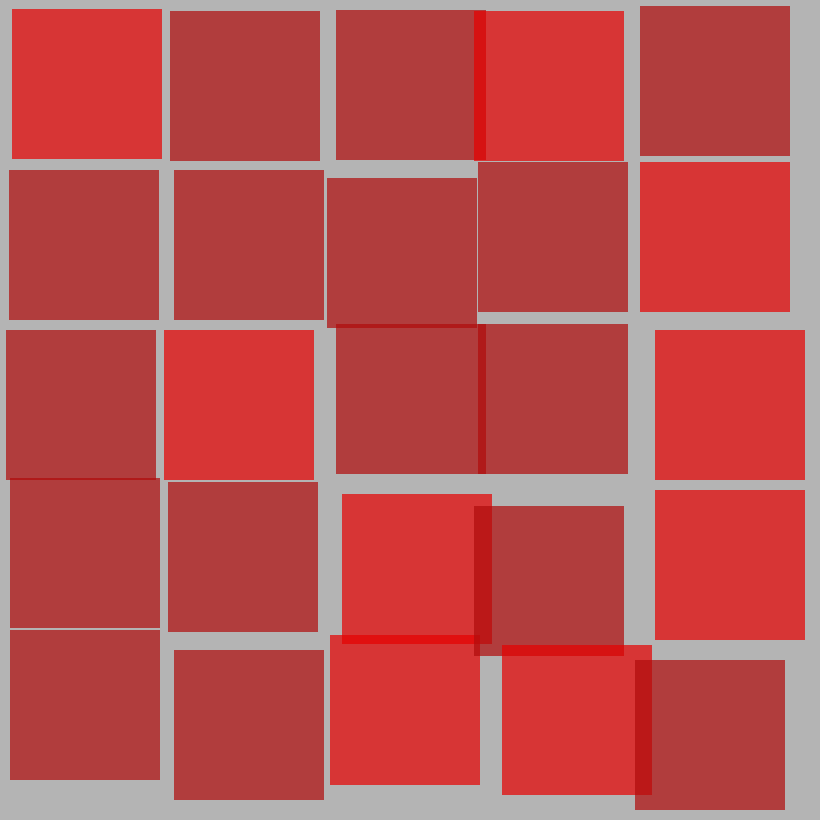
Frame 1 (no input)
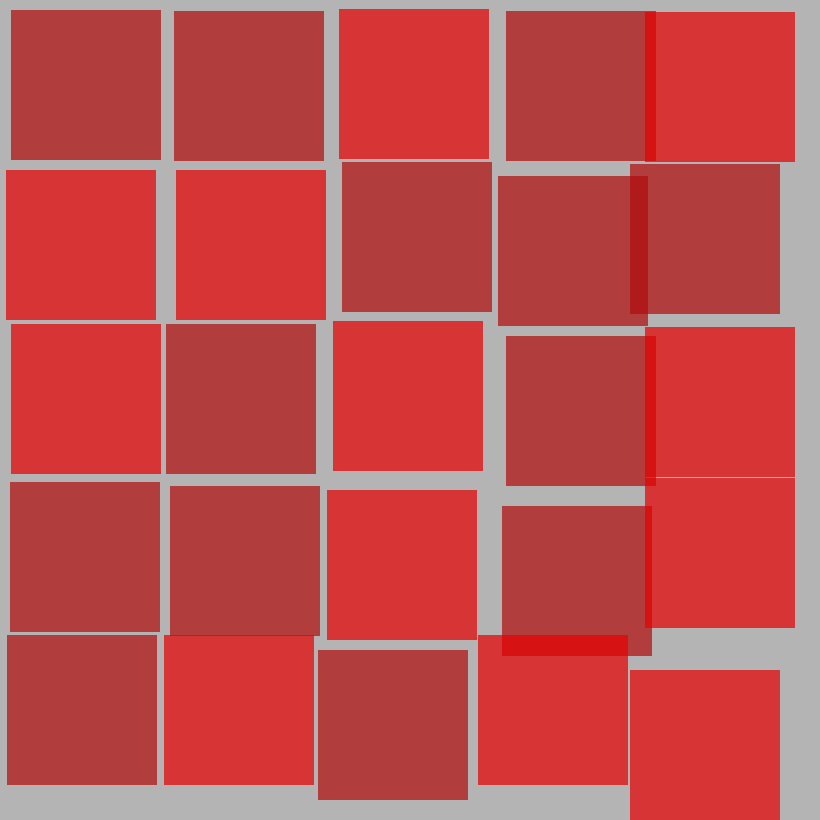
Frame 60 (the mouse pressed at the canvas centre just before this capture)
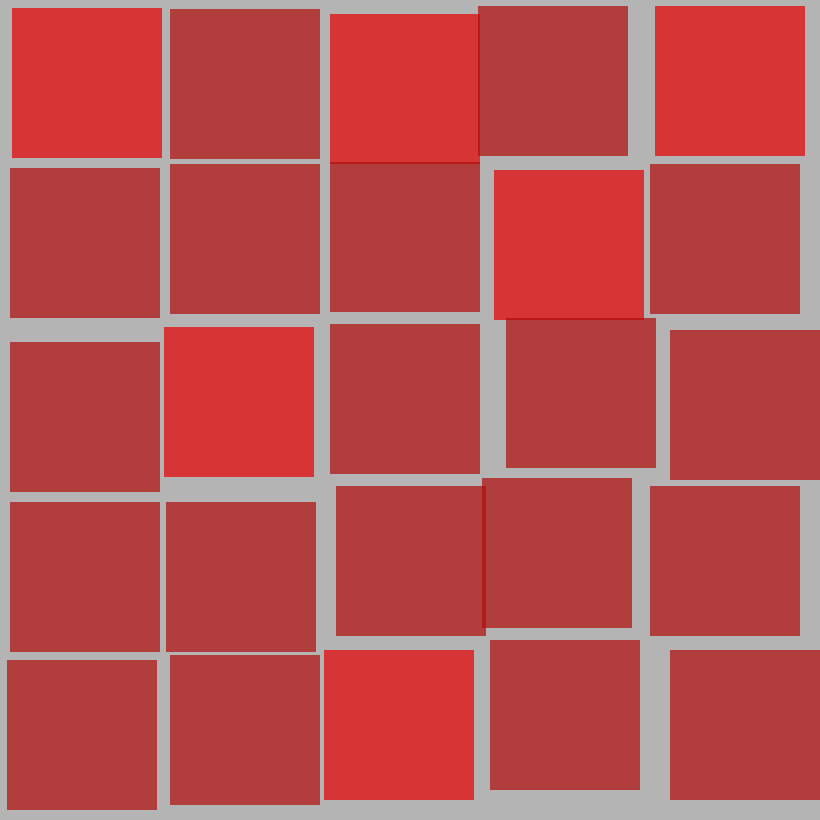
Frame 120 (the mouse held since frame 60 and released just before this capture)

The Processing sketch that drew these frames (run headless with seeded random() and noise(); from frame 60 on, the mouse is pressed at the canvas centre):

// Processing sketch: processing_150374
// ── processing_150374.pde

/*
 * Creative Coding
 * Week 2 exercise
 * 
 */
 //variables definitions,so these will be available from any function 
int num,gapx,gapy;
float cellsize; 
float rotation=0;

void setup() {
//environment setup and variables definitions
  randomSeed(hour() + minute() + second() + millis());
  size(820, 820);
  rectMode(CORNER);
  noStroke();
  background(180); // clear the screen to grey
  num = 5;
  gapx = 10;
  gapy = 10;
  cellsize = 150; 
  //initial call to the generating function
  generateGrid();
  
}
//proper function to genearate the grid
void generateGrid(){
for (int i=0; i<num; i++) {
      for (int j=0; j<num; j++) {

        gapx = 10 + (int)random(-5, 5);
        gapy = 10 + (int)random(-5, 5);

        int colc = (int)random(0, 3);
        int red = 175;
        int green = 12;
        int blue = 12;
        
        if (colc == 0) {
          red = 230;
          green = 0;
          blue = 0;
        }
        
        fill(red, green, blue, 180); // rectangle
        rect(gapx * (i+1) + cellsize * i, gapy * (j+1) + cellsize * j, cellsize, cellsize);
      }
    }
}
//what should be done everyframe
void draw() {

  if(frameCount%50==0){
  background(180);
  generateGrid();
  }

} //end of draw 
